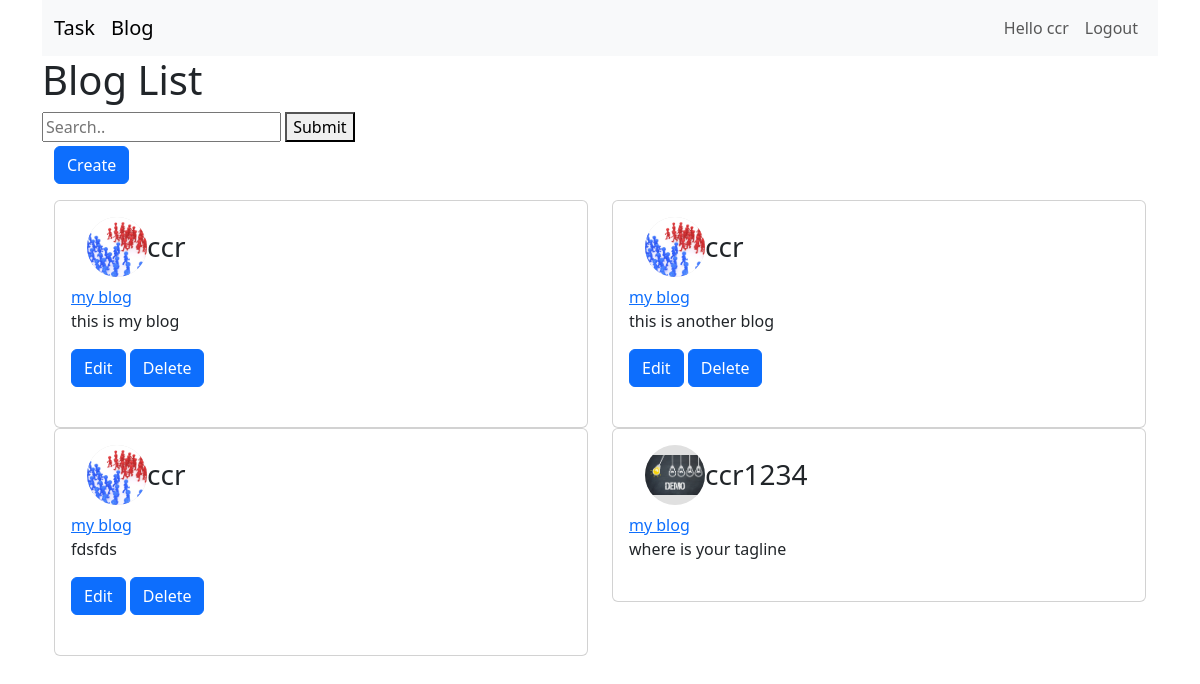
The page /taskapp/blog/ (signed in) on the database its author committed.
### TaskApp/models.py (models this page shows, shortened)
class Blog(models.Model):
    creator = models.ForeignKey(User, on_delete=models.CASCADE, related_name="userblog")
    image = models.ImageField(upload_to='static/profile/', null=True, blank=True)
    slug = models.SlugField(unique=True, max_length=100)
    name = models.CharField(max_length=100)
    tagline = models.TextField()

class Timestamp(models.Model):
    created_at = models.DateTimeField(auto_now_add=True, blank=True, null=True)
    updated_at = models.DateTimeField(auto_now=True, blank=True, null=True)
    class Meta:
        abstract = True

class Userprofile(Timestamp):
    user = models.OneToOneField(User, on_delete=models.CASCADE,related_name="profile")
    image = models.ImageField(upload_to='image/',null=True,blank=True)
    address = models.CharField(max_length=255,null=True,blank=True)

### TaskApp/views.py (the view)
# urls.py: path("blog/", BlogListView.as_view(), name="blog"),
class BlogListView(LoginRequiredMixin,ListView):
    model = Blog
    template_name = 'taskapp/blog.html'
    context_object_name = 'blogs'
    slug_url_kwarg = 'slug'
    def get_queryset(self):
        query = self.request.GET.get('q')
        queryset = super().get_queryset()
        if query:
            queryset = queryset.filter(Q(name__icontains = query))
        return queryset

### templates/taskapp/blog.html (shortened to what this page needs)
{% extends 'taskapp/base.html' %}
{% load static %}
{% block body %}
<h1>Blog List</h1>
    <form method="get" action="{% url 'taskapp:blog' %}">
        <input type="text" placeholder="Search.." name="q" value="{{ request.GET.q }}">
        <button type="submit">Submit</button>
    </form>
<div class="container">
<a class="btn btn-primary mb-3 mt-1"  href="{% url 'taskapp:blog_create' %}">Create</a>
<div class="row">
  {% for blog in blogs %}
  <div class="col-sm-6">
    <div class="card">
      <div class="card-body">
        <div class="row px-3">
          <div class="profile-details">
            {% if blog.creator.profile.image %}
                <img class="profile-pic mr-3" src="{{ blog.creator.profile.image.url }}" alt="Profile Picture">
            {% else %}
                <img class="profile-pic mr-3" src="{% static '/demo.jpg' %}" alt="Default Profile Picture">
            {% endif %}
            <div>
                  <h3 class="mb-0 font-weight-normal">{{blog.creator}}</h3>
              </div>
          </div>
      </div>
        <a href="{% url 'taskapp:comment_list' blog.id %}" class="title">{{blog.name}}</a>
        <p class="card-text">{{blog.tagline}}</p>
        {% if user.is_authenticated and user == blog.creator %}
        <a href="{% url 'taskapp:blog_update' slug=blog.slug %}" class="btn btn-primary">Edit</a>
        <a href="{% url 'taskapp:blog_delete' slug=blog.slug %}" class="btn btn-primary">Delete</a>
      {% endif %}
      </div>
    </div>
  </div>
  {% empty %}
  <h3>No blog found </h3>
  {% endfor %}
</div>
</div>
{%  endblock body%}

### templates/taskapp/base.html (shortened to what this page needs)
<!DOCTYPE html>
<html lang="en">
<head>
    <link href="https://cdn.jsdelivr.net/npm/bootstrap@5.3.1/dist/css/bootstrap.min.css" rel="stylesheet">
</head>
<body>
<div class="container">
    {% if request.user.is_authenticated %}
        <nav class="navbar navbar-expand-lg bg-body-tertiary">
            <div class="container-fluid">
                <a class="navbar-brand" href="{% url 'taskapp:task_list' %}">Task</a>
                <a class="navbar-brand" href="{% url 'taskapp:blog' %}">Blog</a>
                <div class="collapse navbar-collapse" id="navbarSupportedContent">
                    <ul class="navbar-nav ml-auto">
                        <li class="nav-item">
                            <a class="nav-link" href="#">Hello {{ request.user.username }}</a>
                        </li>
                        <li class="nav-item">
                            <a class="nav-link" href="{% url 'taskapp:logout' %}">Logout</a>
                        </li>
                    </ul>
                </div>
            </div>
        </nav>
    {% endif %}
    {% block body %}
    {% endblock body %}
</div>
</body>
</html>

### templates/taskapp/blog.html (style rules this page uses)
.profile-pic { width: 60px; height: 60px; border-radius: 50%; object-fit: contain; background-color: #E0E0E0; }
.profile-details { display: flex; align-items: center; }
.mb-0 { margin-bottom: 0; }

### rows shown on the page
Blog: creator.profile.image (picture), creator "ccr", name "my blog", tagline "this is my blog", shows "Edit"
Blog: creator.profile.image (picture), creator "ccr", name "my blog", tagline "this is another blog", shows "Edit"
Blog: creator.profile.image (picture), creator "ccr", name "my blog", tagline "fdsfds", shows "Edit"
Blog: creator "ccr1234", name "my blog", tagline "where is your tagline"

### other values the page prints
{{ request.user.username }} "ccr"
